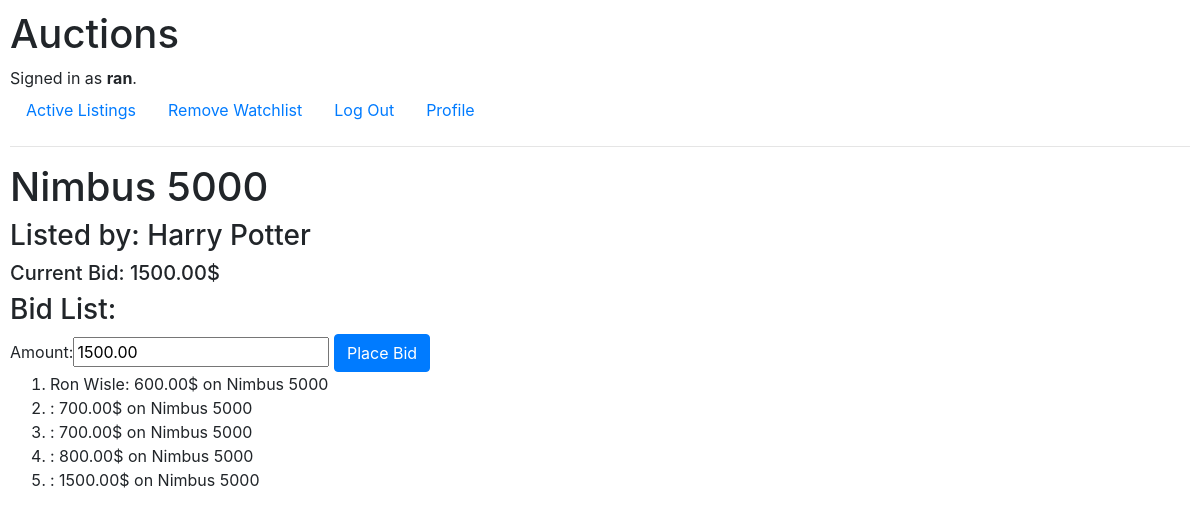
Page /auction/1 (signed in) on the committed database.
### auctions/models.py (models this page shows, shortened)
class User(AbstractUser):
    def __str__(self):
        return f"{self.first_name.capitalize()} {self.last_name.capitalize()}"

class Auction(models.Model):
    user = models.ForeignKey(
        User, on_delete=models.CASCADE, related_name="user_auctions"
    )
    item = models.ForeignKey(
        Item, on_delete=models.CASCADE, related_name="item_auctions"
    )
    price = models.DecimalField(max_digits=6, decimal_places=2)

class Item(models.Model):
    name = models.CharField(max_length=30, unique=True)
    description = models.CharField(max_length=120)

class Bid(models.Model):
    user = models.ForeignKey(User, on_delete=models.CASCADE, related_name="user_bids")
    bid = models.DecimalField(max_digits=6, decimal_places=2)
    auction = models.ForeignKey(
        Auction, on_delete=models.CASCADE, related_name="auction_bids"
    )
    def __str__(self):
        return f"{self.user}: {self.bid}$ on {self.auction.item.name}"

### auctions/views.py (the view)
# urls.py: path("auction/<int:auction_id>", views.auction_item, name="auction_item"),
def auction_item(request, auction_id):
    item = Auction.objects.get(id=auction_id)
    current_bid = item.price
    highest_bid = item.auction_bids.order_by("-bid").first().bid or item.price
    if highest_bid > current_bid:
        item.price = highest_bid
        item.save()
    user = request.user
    watchlist_item = user.user_watchlist.filter(auction=item).exists()
    form = PlaceBidForm()
    form.fields["amount"].widget.attrs["min"] = item.price
    form.fields["amount"].widget.attrs["value"] = item.price
    return render(
        request,
        "auctions/auction.html",
        {
            "auction": Auction.objects.get(id=auction_id),
            "current_bid": current_bid,
            "place_bid_form": form,
            "is_watchlisted": watchlist_item,
        },
    )

### auctions/auction.py
class PlaceBidForm(forms.Form):
    amount = forms.DecimalField(min_value=0)

### auctions/templates/auctions/auction.html (shortened to what this page needs)
{% extends 'auctions/layout.html' %}
{% block body %}
  <h1>{{ auction.item.name }}</h1>
  <h3>Listed by: {{ auction.user }}</h3>
  <h5>Current Bid: {{ current_bid }}$</h5>
  <h3>Bid List:</h3>
  <form action="{% url 'place_bid' %}" method="post">
    {{ place_bid_form }}
    <input type="submit" value="Place Bid" class="btn btn-primary" />
  </form>
  <ol>
    {% for bid in auction.auction_bids.all %}
      <li>{{ bid }}</li>
    {% endfor %}
  </ol>
{% endblock %}
{% block navlinks %}
  <li class="nav-item">
    <form class="nav-item" id="watchlist_form" action="{% url 'add_to_watchlist' auction.id %}" method="post">
      {% if is_watchlisted %}
        <a class="nav-link" style="color: #007bff; cursor: pointer;" onclick="document.getElementById('watchlist_form').submit();">Remove Watchlist</a>
      {% else %}
        <a class="nav-link" style="color: #007bff; cursor: pointer;" onclick="document.getElementById('watchlist_form').submit();">Add Watchlist</a>
      {% endif %}
    </form>
  </li>
{% endblock %}

### auctions/templates/auctions/layout.html (shortened to what this page needs)
{% load static %}
<!DOCTYPE html>
<html lang="en">
  <head>
    <link rel="stylesheet" href="https://stackpath.bootstrapcdn.com/bootstrap/4.4.1/css/bootstrap.min.css" />
    <link rel="stylesheet" href="https://cdnjs.cloudflare.com/ajax/libs/font-awesome/6.6.0/css/all.min.css" />
    <link href="{% static 'auctions/styles.css' %}" rel="stylesheet" />
  </head>
  <body>
    <h1>Auctions</h1>
    <div>
      {% if user.is_authenticated %}
        Signed in as <strong>{{ user.username }}</strong>.
      {% else %}
        Not signed in.
      {% endif %}
    </div>
    <ul class="nav">
      <li class="nav-item">
        <a class="nav-link" href="{% url 'index' %}">Active Listings</a>
      </li>
      {% block navlinks %}
      {% endblock %}
      {% if user.is_authenticated %}
        <li class="nav-item">
          <a class="nav-link" href="{% url 'logout' %}">Log Out</a>
        </li>
        <li class="nav-item">
          <a class="nav-link" href="{% url 'user_page' %}">Profile</a>
        </li>
      {% endif %}
    </ul>
    <hr />
    {% block body %}
    {% endblock %}
  </body>
</html>

### auctions/static/auctions/styles.css (style rules this page uses)
body { padding: 10px; }

### rows in the picture
User: username "ran"
Auction: item.name "Nimbus 5000", user "Harry Potter", price "1500.00"
Bid: user+bid+auction "Ron Wisle: 600.00$ on Nimbus 5000"
Bid: user+bid+auction ": 700.00$ on Nimbus 5000"
Bid: user+bid+auction ": 700.00$ on Nimbus 5000"
Bid: user+bid+auction ": 800.00$ on Nimbus 5000"
Bid: user+bid+auction ": 1500.00$ on Nimbus 5000"
